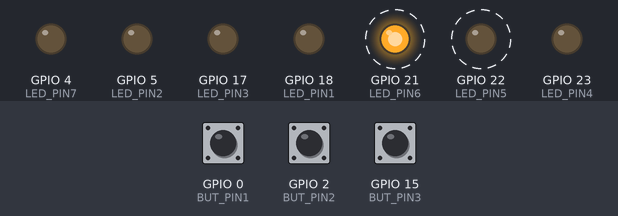
The program below on a simulated ESP32. Parts: output pins drawn as LEDs (lit = HIGH). Dashed ring = blinking. The test bench sets the inputs (shaded band); at power-on: GPIO 0 (BUT_PIN1) LOW, GPIO 2 (BUT_PIN2) LOW, GPIO 15 (BUT_PIN3) LOW. MIDI output is not drawn.

Above: at 1.2 s.
1.3 s: GPIO 0 (BUT_PIN1) pulled HIGH for 0.15 s
At 1.9 s:
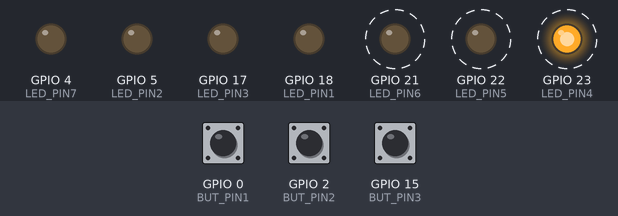
4.4 s: GPIO 2 (BUT_PIN2) pulled HIGH for 0.15 s
At 4.77 s:
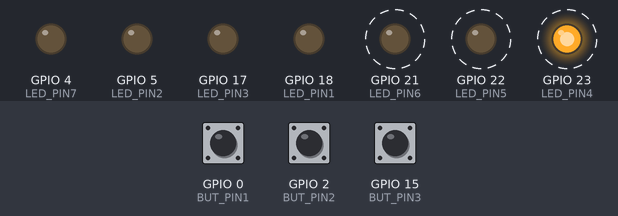
7.4 s: GPIO 15 (BUT_PIN3) pulled HIGH for 0.15 s
At 7.77 s:
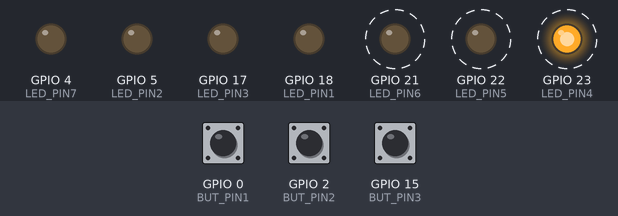
10.4 s: GPIO 0 (BUT_PIN1) pulled HIGH for 1 s
At 10.8 s:
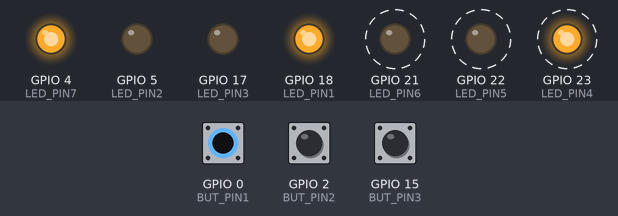
13.4 s: GPIO 2 (BUT_PIN2) pulled HIGH for 1 s
At 13.9 s:
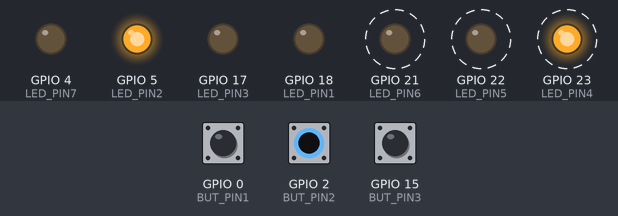
16.4 s: GPIO 15 (BUT_PIN3) pulled HIGH for 1 s
At 16.9 s:
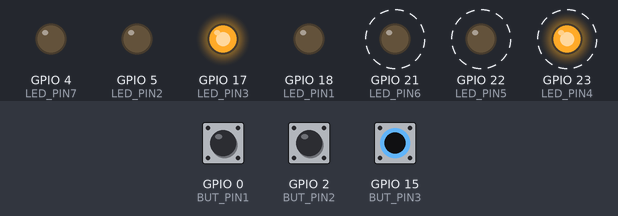
Timing chart, 0 to 20.4 s (numbered marks = the images above; inputs shaded):
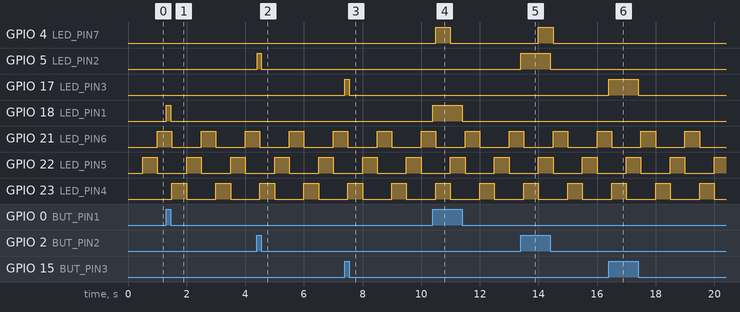

The program:

main.cpp
```cpp
#include <Arduino.h>
#include <MIDI.h>

hw_timer_t * timer = NULL;
int stepSize = 2; // Current max steps of sequencer - will be changed by user. NOTE: size is this +1 (includes 0)
int step = 0; // Current step - will update automatically
bool buttonFlag = 0; //Flag is set whenever a button is pressed - used for optimisation
#define TRACKS 2 // Max number of tracks - NOT USED ATM
#define MAXSTEPS 3 // Max number of steps

//Testing pins
#define LED_PIN1 18 // LED 1 of selected steps
#define LED_PIN2 5 // LED 2 """
#define LED_PIN3 17 // LED 3 """
#define LED_PIN4 23 // LED 1 of tracking cursor
#define LED_PIN5 22 // LED 2 """
#define LED_PIN6 21 // LED 3 """
#define LED_PIN7 4 // LED for when cursor meets selected step
#define BUT_PIN1 0  // Button 1 for selecting step
#define BUT_PIN2 2  // Button 2 """
#define BUT_PIN3 15 // Button 3 """


MIDI_CREATE_DEFAULT_INSTANCE();

// Each step of a track is one of these objects
class stepNote
{
  public:
  bool onOff; //Note on/off - 1 on, 0 off
  int8_t velocity = 120;
  int8_t aftertouch;
  int8_t pitch = 40;

};

// Each track is an array of 'stepnote' objects - one object per step.
volatile stepNote Track1[MAXSTEPS]; // Not sure where these should go, just global variables atm.
volatile stepNote Track2[MAXSTEPS]; // Track 2 not used yet

// Array of selectable LEDs
int LEDs[3] = {LED_PIN1, LED_PIN2, LED_PIN3};

// Array of tracking LEDs
int LEDt[3] = {LED_PIN4, LED_PIN5, LED_PIN6};

// Interrupt for timer - is called when timer reaches set interval
void IRAM_ATTR onTimer()
{
  digitalWrite(LEDt[step], LOW); // Turn the previous LED off
  if(step >= stepSize) // If step has reached the end of sequence
  {step = 0;} // Reset step back to start
  else
  {step++;} // Else increment to next step
  digitalWrite(LEDt[step], HIGH); // Turn current LED on

  if(Track1[step].onOff) // If the current step is selected
  {
    digitalWrite(LED_PIN7, HIGH); // Then turn on indicator LED
    MIDI.sendNoteOn(30, 110, 1);    // Send a Note (pitch, velocity, channel 1)
  }
  else
  {digitalWrite(LED_PIN7, LOW);} // Else turn it off
  // NOTE - this is where the main action of the sequencer (eg sending that step to MIDI) will occur. Currently just placeholder LED.

}

// Interrupts for button presses
void IRAM_ATTR intB1()
{
  Track1[0].onOff = !Track1[0].onOff; // Invert current onOff state
    buttonFlag = 1; // Set flag so main loop knows to update button LEDs
}
void IRAM_ATTR intB2() // As above for button 2
{
  Track1[1].onOff = !Track1[1].onOff;
    buttonFlag = 1;
}
void IRAM_ATTR intB3() // As above for button 3
{
   Track1[2].onOff = !Track1[02].onOff;
    buttonFlag = 1;
}

void setup()
{
  timer = timerBegin(0, 80, true); // Timer no. (0) - Prescaler Value (1MHz (80Mhz clock / 80)) - Count UP (true). Will fire every uS
  timerAttachInterrupt(timer, &onTimer, true); // Attaches 'onTimer' vector to timer interrupt. 'True' is edge, 'False' is level.
  timerAlarmWrite(timer, 500000, true); // 500k value, given prescaler above, will fire every 0.5s. True reloads value after done.
  timerAlarmEnable(timer); // Enable alarm

  Serial.begin(115200);
  MIDI.begin(MIDI_CHANNEL_OMNI); //Start MIDI listen to all channels
  MIDI.sendNoteOn(30, 110, 1);

  //Setup LED and button pins
  pinMode(LED_PIN1, OUTPUT); // LEDs all output
  pinMode(LED_PIN2, OUTPUT);
  pinMode(LED_PIN3, OUTPUT);
  pinMode(LED_PIN4, OUTPUT);
  pinMode(LED_PIN5, OUTPUT);
  pinMode(LED_PIN6, OUTPUT);
  pinMode(LED_PIN7, OUTPUT);
  pinMode(BUT_PIN1, INPUT); // Buttons all input
  pinMode(BUT_PIN2, INPUT);
  pinMode(BUT_PIN3, INPUT);

  attachInterrupt(BUT_PIN1, intB1, HIGH); // Will call 'intB1' when button 1 is high
  attachInterrupt(BUT_PIN2, intB2, HIGH); // As above for button 2
  attachInterrupt(BUT_PIN3, intB3, HIGH); // As above for button 3
}

void loop()
{
  MIDI.read();
  if(buttonFlag) // If this flag is set, a button has been pressed since last loop
  {              // Will run through each step to see if LED should be turned on
    if(Track1[0].onOff) // If first step is on
    {digitalWrite(LED_PIN1, HIGH);} // Turn on its LED
    else
    {digitalWrite(LED_PIN1, LOW);} //Else turn it off

    if(Track1[1].onOff) // As above for step 2
    {digitalWrite(LED_PIN2, HIGH);}
    else
    {digitalWrite(LED_PIN2, LOW);}

    if(Track1[2].onOff) // As above for step 3
    {digitalWrite(LED_PIN3, HIGH);}
    else
    {digitalWrite(LED_PIN3, LOW);}

    buttonFlag = 0; // Reset the flag
  }
  /* NOTE - Probably better to have a flag for each individual button. One bool per button is minimal memory used, but much better performance.
            Currently whenever a single button is pressed, every step is scanned through and every LED is written to either on or off.          */
}
```

Measured:
- after the input at 1.3 s, GPIO 18 (LED_PIN1): LOW → HIGH at once, → LOW 0.15 s later
- after the input at 4.4 s, GPIO 5 (LED_PIN2): LOW → HIGH at once, → LOW 0.15 s later
- after the input at 7.4 s, GPIO 17 (LED_PIN3): LOW → HIGH at once, → LOW 0.15 s later
- after the input at 10.4 s, GPIO 4 (LED_PIN7): LOW → HIGH after 0.10 s, → LOW 0.50 s later; GPIO 18 (LED_PIN1): LOW → HIGH at once, → LOW 1.0 s later
- after the input at 13.4 s, GPIO 4 (LED_PIN7): LOW → HIGH after 0.60 s, → LOW 0.50 s later; GPIO 5 (LED_PIN2): LOW → HIGH at once, → LOW 1.0 s later
- after the input at 16.4 s, GPIO 17 (LED_PIN3): LOW → HIGH at once, → LOW 1.0 s later
- by itself, GPIO 21 (LED_PIN6), GPIO 22 (LED_PIN5), GPIO 23 (LED_PIN4): alternates HIGH for 0.50 s and LOW for 1.0 s
